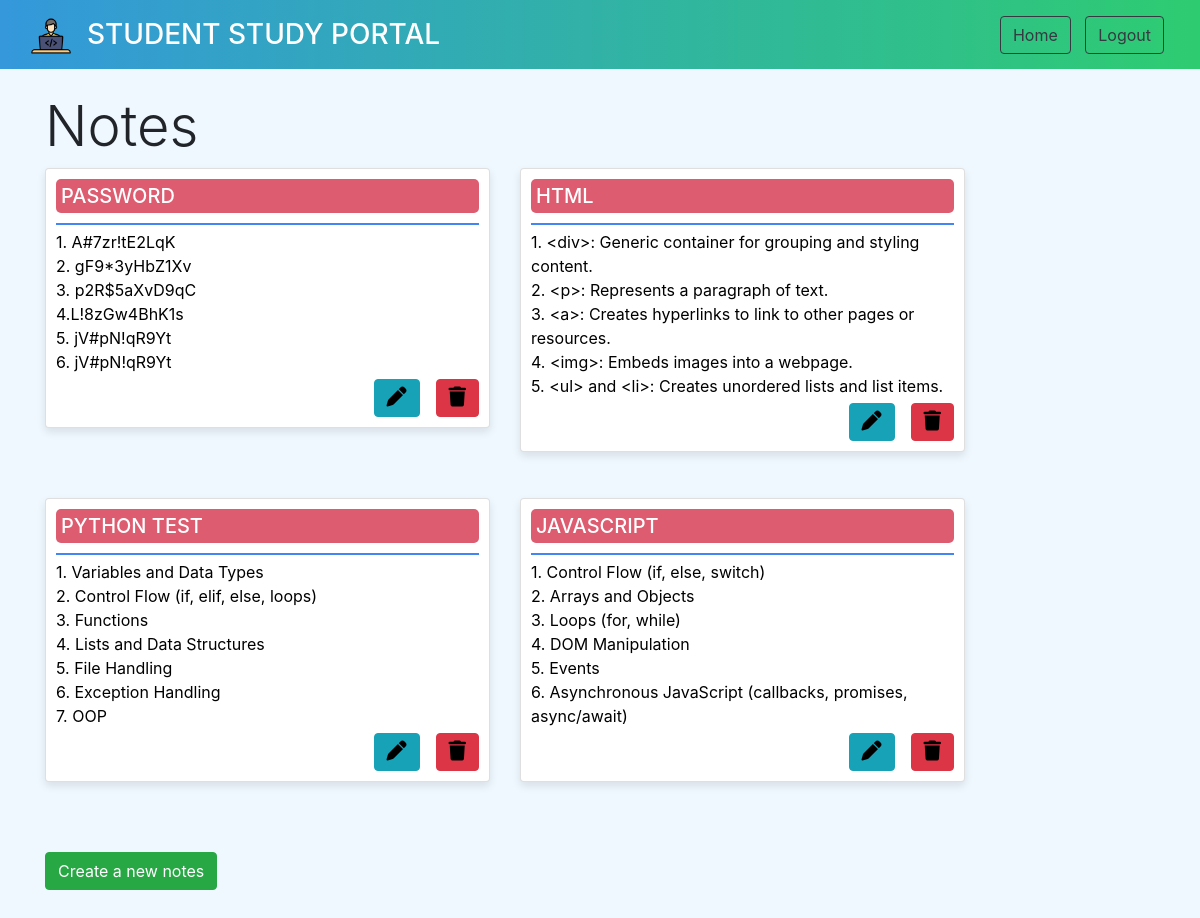
/note/notes/ (signed in), run on the app's committed database.
### note/models.py (models this page shows, shortened)
class Notes(models.Model):
    user = models.ForeignKey(User, on_delete=models.CASCADE)
    title = models.CharField(max_length=200)
    description = models.TextField(max_length=1000)
    class Meta:
        verbose_name = "notes"
        verbose_name_plural = "notes"

### note/views.py (the view)
# urls.py: path('notes/', views.notes, name='notes'),
@login_required
def notes(request):
    notes_list = Notes.objects.filter(user=request.user)
    return render(request, "notes.html", {"notes_list": notes_list})

### note/templates/notes.html (shortened to what this page needs)
{% extends 'dashboard/base.html' %}
{% load static %}
{% block content %}
<link rel="stylesheet" href="{% static 'css/style.css' %}">
  <div class="container mt-4">
    <h1 class="display-4">Notes</h1>
    <div class="row">
      {% for note in notes_list %}
        <div class="col-md-5 mb-3">
          <div class="card card-color">
            <div class="card-body">
              <h5 class="card-title">{{ note.title.upper }}</h5>
              <hr>
              <p class="card-text">{{ note.description }}</p>
              <div class="d-flex justify-content-end align-items-center">
                <a href="{% url 'note-update' note.id %}" class="btn btn-info">
                  <i class="fas fa-pen" style="font-size: 20px; color: black;"></i>
                </a>
                <a href="{% url 'note-delete' note.id %}" class="btn btn-danger">
                  <i class="fas fa-trash" style="font-size: 20px; color: black;"></i>
                </a>
              </div>
            </div>
          </div>
        </div>
      {% endfor %}
    </div>
    <a href="{% url 'note-create' %}" class="btn btn-success mt-4">Create a new notes</a>
  </div>
{% endblock %}

### static/css/style.css (style rules this page uses)
.container { margin-bottom: 50px; margin-top: 50px; }
.card-color { background-color: #ffffff; transition: background-color 0.3s ease; overflow: hidden; }
.card { box-shadow: 0 4px 8px rgba(0, 0, 0, 0.1); transition: transform 0.3s ease; display: flex; flex-direction: column; width: 100%; margin-bottom: 40px; }
.card-body { padding: 10px; flex-grow: 1; display: flex; flex-direction: column; }
.card-title { background-color: #dd5c70; color: #ffffff; padding: 5px; margin-bottom: 5px; border-radius: 5px; max-height: 40px; text-wrap: nowrap; overflow: hidden; text-overflow: ellipsis; }
.card-text { margin-bottom: 5px; overflow: hidden; white-space: pre-line; color: black; }
.card-body hr { border-top: 2px solid #4285f4; margin: 5px 0; }
.d-flex { display: flex; justify-content: space-between; align-items: center; }
.btn-info, .btn-danger { transition: color 0.3s ease; }
@media only screen and (max-width: 1200px) { .card { margin-bottom: 30px; } }

### data on the page
Notes: title "PASSWORD", description "1. A#7zr!tE2LqK 2. gF9*3yHbZ1Xv 3. p2R$5aXvD9qC 4.L!8zGw4BhK1s 5. jV#pN!qR9Yt 6. jV#pN!qR9Yt"
Notes: title "HTML", description "1. <div>: Generic container for grouping and styling content. 2. <p>: Represents a paragraph of text. 3. <a>: Creates hyperlinks to link to other pages or resources. 4. <img>: Embeds images into a webpage. 5. <ul> and <li>: Creates unordered lists and list items."
Notes: title "PYTHON TEST", description "1. Variables and Data Types 2. Control Flow (if, elif, else, loops) 3. Functions 4. Lists and Data Structures 5. File Handling 6. Exception Handling 7. OOP"
Notes: title "JAVASCRIPT", description "1. Control Flow (if, else, switch) 2. Arrays and Objects 3. Loops (for, while) 4. DOM Manipulation 5. Events 6. Asynchronous JavaScript (callbacks, promises, async/await)"
